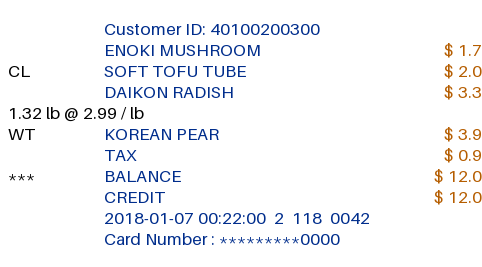
#> input picture src/unbagged/adapters/hmart/fixtures/Transaction_010718.png, 482 x 267 px
$ python -i image.py   (imports and definitions only)
#> lines starting #> are read from the running program, lines starting #| are printed output that depends on the picture; after the words box and inside, x2 and y2 are one past the last pixel; in counts of white or black regions, pixels touching at a corner belong together
### src/unbagged/__init__.py
"""unbagged — read what the grocery store knows about you."""

from importlib.metadata import PackageNotFoundError, version
from pathlib import Path

# The repo-root VERSION file, when we are running from a checkout.
_VERSION_FILE = Path(__file__).resolve().parent.parent.parent / "VERSION"


def _read_version() -> str:
    """What this build actually is.

    The file wins over the metadata, and that ordering is the whole point.
    `importlib.metadata` reads the dist-info written at *install* time, so in an
    editable checkout it goes stale the moment `VERSION` changes: bumping to
    0.10.0 left a running dev server reporting 0.9.0 in its footer, and the
    footer exists precisely so a person filing a bug can say what they are
    running. A confidently wrong version sends the maintainer to the wrong
    commit.

    Installed non-editable — which is how the Docker image runs — the file is
    not beside the package and the metadata is correct by construction, because
    the image was built from that same file. So the fallback is not a
    degradation, it is the normal path in production.
    """
    try:
        declared = _VERSION_FILE.read_text(encoding="utf-8").strip()
        if declared:
            return declared
    except OSError:
        pass
    try:
        return version("unbagged")
    except PackageNotFoundError:  # pragma: no cover - running from a bare checkout
        # Importable without being installed, which is how a stray `python -c`
        # against src/ behaves. Say so rather than inventing a number, because a
        # plausible-looking version in a bug report is worse than an obvious gap.
        return "0.0.0+unknown"


__version__ = _read_version()

### src/unbagged/transcription/image.py
"""Preparing a capture for the OCR engine, and assembling what comes back.

Everything here is about pixels and geometry. Nothing here knows what a
receipt is; `adapters/hmart/receipt.py` is where that lives.

Pillow rather than a new dependency: it is already in the shipped image,
hash-pinned, because pdfplumber brings it.
"""

from __future__ import annotations

import io
import logging
from collections.abc import Iterable, Sequence
from dataclasses import dataclass

from unbagged.transcription.words import Word

log = logging.getLogger(__name__)

#: Colours drawn OVER a capture rather than by it, masked back to the paper
#: before the engine sees the page.
#:
#: A dozen of the 46 real H Mart captures carry a freehand scrawl across them.
#: It is exactly `#0000FF` — pure blue — while the page itself is drawn in
#: `#002D8C` navy, `#B55D00` ochre and black, so the scrawl shares no colour
#: with any glyph and removing it costs nothing that was ever text. Measured on
#: one capture: fourteen lines short of its stated total before the mask, and
#: every line reading exactly to that total after it.

#:
#: An EXACT match, not a near one. A tolerance wide enough to be worth having
#: starts eating the navy the descriptions are set in.
OVERLAY_COLOURS: tuple[tuple[int, int, int], ...] = ((0, 0, 255),)

PAPER = (255, 255, 255)

#: The most pixels a capture may decode to.
#:
#: A screen capture of a receipt is around 550x2000 — roughly a megapixel. The
#: upload cap is 64 MB of BYTES (`api.py`), which says nothing about what those
#: bytes decode to: a solid-colour PNG under a megabyte expands to hundreds of
#: megapixels, and `convert("RGB")` then `mask_overlay`'s several full-size
#: buffers put peak allocation in the gigabytes. Pillow's own default only warns
#: below twice its limit, and an OOM kill of the container is not catchable.
#:
#: Twenty megapixels is twenty times the real thing and far under the cliff.
MAX_PIXELS = 20_000_000

#: The engine reads small type better with more pixels under it. 3x was the
#: smallest factor that read the amount column exactly on every real capture;
#: beyond it accuracy is flat and the subprocess gets slower.
UPSCALE = 3

#: Two words belong to the same line when their vertical centres are within
#: this fraction of the page's TYPICAL glyph height.
#:
#: Of the typical height, not of the taller of the two words being compared.
#: A `/` on these captures is 29 pixels tall against a typical 10, and the
#: lines are 20 apart — so a tolerance scaled to the tallest word in a group
#: reaches past the next line and merges the two. That merge is quiet and
#: expensive: the TAX row and the BALANCE row became one line carrying two
#: amounts, which then sorted by horizontal position into an order neither of
#: them was ever in.
LINE_TOLERANCE = 0.8


@dataclass(frozen=True)
class Box:
    """A rectangle in image coordinates, left-top-right-bottom."""

    left: int
    top: int
    right: int
    bottom: int

    @property
    def width(self) -> int:
        return self.right - self.left

    @property
    def height(self) -> int:
        return self.bottom - self.top


@dataclass(frozen=True)
class Line:
    """Words sharing a horizontal band, in reading order."""

    words: tuple[Word, ...]

    @property
    def top(self) -> int:
        return min(w.top for w in self.words)

    @property
    def bottom(self) -> int:
        return max(w.bottom for w in self.words)

    @property
    def middle(self) -> float:
        return (self.top + self.bottom) / 2

    @property
    def text(self) -> str:
        return " ".join(w.text for w in self.words)

    def within(self, box: Box) -> tuple[Word, ...]:
        """The words of this line whose centre sits inside `box` horizontally."""
        return tuple(w for w in self.words if box.left <= w.left + w.width / 2 <= box.right)


# [90 lines left out: functions load, mask_overlay, to_png, assemble, _typical_height, not called in this run]


def _median_middle(group: Sequence[Word]) -> float:
    middles = sorted(word.middle for word in group)
    return middles[len(middles) // 2]


# [31 lines left out: functions rightmost_column, _margin, not called in this run]

>>> from PIL import Image
>>> picture = Image.open('../adapters/hmart/fixtures/Transaction_010718.png')
#> picture is the input picture: PIL image 482x267 RGB; mean R, G, B 244.3, 245.2, 247.9
>>> result = mask_overlay(picture)
#> the loop in mask_overlay, `for colour in OVERLAY_COLOURS:` made 1 pass
#> pass 1, in mask_overlay, `r, g, b = ( channel.point(lambda v, c=want: 255 if v == c else 0) for ..`:
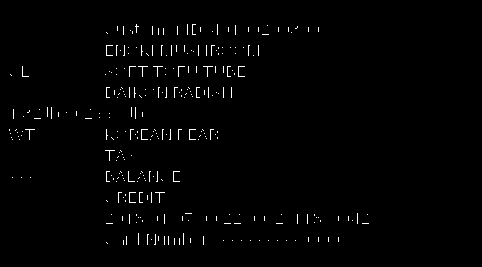
#> r: PIL image 482x267 L; 1.2% white in thin lines or dots, all inside (x1, y1, x2, y2) = (9, 24, 369, 245)
#> pass 1, in mask_overlay, `r, g, b = ( channel.point(lambda v, c=want: 255 if v == c else 0) for ..`:
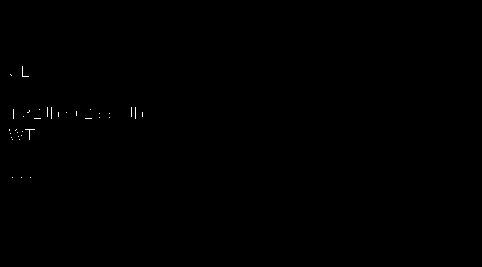
#> g: PIL image 482x267 L; 0.12% white in thin lines or dots, all inside (x1, y1, x2, y2) = (9, 66, 143, 178)
#> pass 1, in mask_overlay, `r, g, b = ( channel.point(lambda v, c=want: 255 if v == c else 0) for ..`:
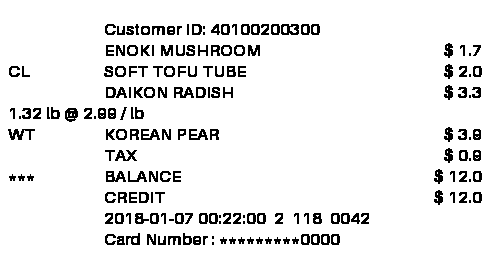
#> b: PIL image 482x267 L; 92.3% white; black in thin lines or dots, all inside (x1, y1, x2, y2) = (8, 24, 482, 245)

$ run again, on src/unbagged/adapters/hmart/fixtures/Transaction_010923.png
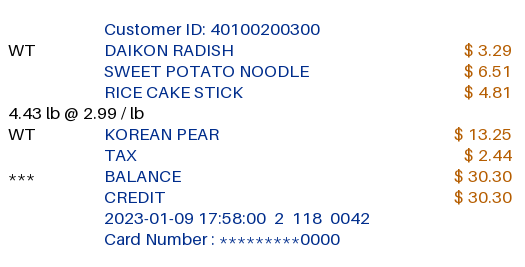
#> input picture src/unbagged/adapters/hmart/fixtures/Transaction_010923.png, 525 x 267 px
#> picture is the input picture: PIL image 525x267 RGB; mean R, G, B 244.7, 245.4, 247.8
#> the loop in mask_overlay, `for colour in OVERLAY_COLOURS:` made 1 pass
#> pass 1, in mask_overlay, `r, g, b = ( channel.point(lambda v, c=want: 255 if v == c else 0) for ..`:
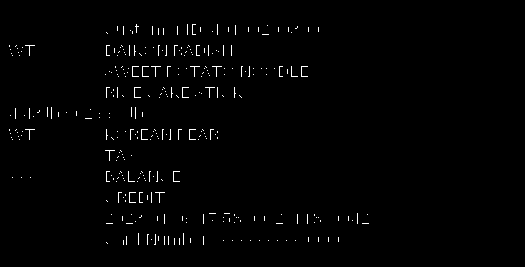
#> r: PIL image 525x267 L; 1.1% white in thin lines or dots, all inside (x1, y1, x2, y2) = (9, 24, 369, 245)
#> pass 1, in mask_overlay, `r, g, b = ( channel.point(lambda v, c=want: 255 if v == c else 0) for ..`:
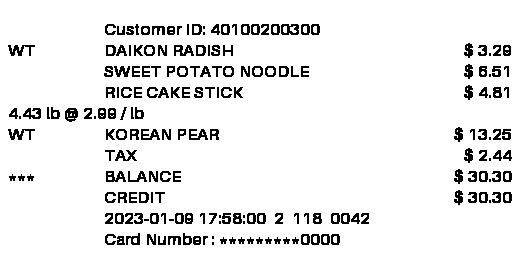
#> b: PIL image 525x267 L; 92.3% white; black in thin lines or dots, all inside (x1, y1, x2, y2) = (8, 24, 512, 245)

$ run again, on src/unbagged/adapters/hmart/fixtures/Transaction_030420.png
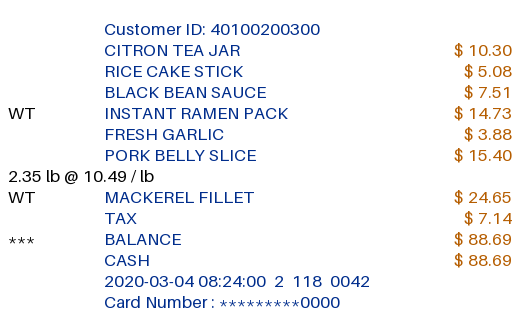
#> input picture src/unbagged/adapters/hmart/fixtures/Transaction_030420.png, 525 x 330 px
#> picture is the input picture: PIL image 525x330 RGB; mean R, G, B 244.3, 245, 247.3
#> the loop in mask_overlay, `for colour in OVERLAY_COLOURS:` made 1 pass
#> pass 1, in mask_overlay, `r, g, b = ( channel.point(lambda v, c=want: 255 if v == c else 0) for ..`:
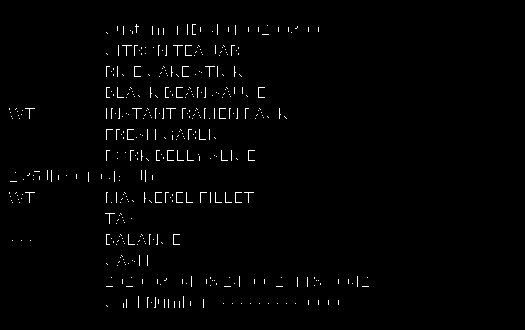
#> r: PIL image 525x330 L; 1.3% white in thin lines or dots, all inside (x1, y1, x2, y2) = (9, 24, 369, 308)
#> pass 1, in mask_overlay, `r, g, b = ( channel.point(lambda v, c=want: 255 if v == c else 0) for ..`:
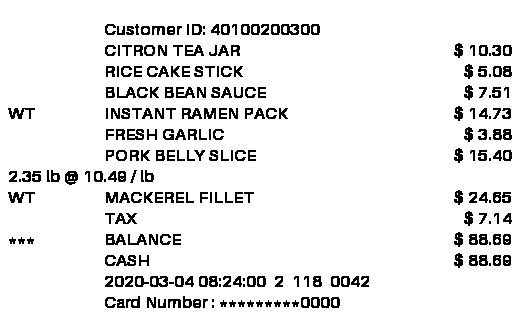
#> b: PIL image 525x330 L; 91.9% white; black in thin lines or dots, all inside (x1, y1, x2, y2) = (8, 24, 512, 308)
